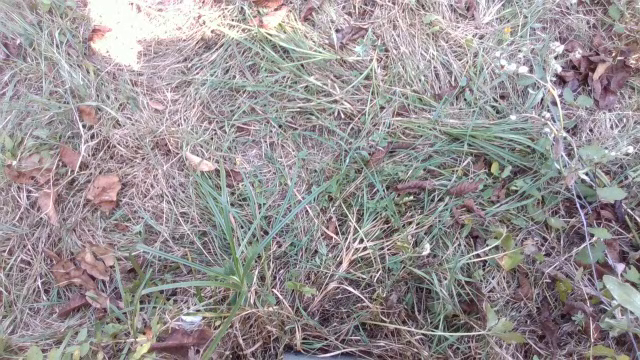
#> input picture frame 167 of video/ruche03_frelon_lores.mp4, 640 x 360 px
$ python filter_1.py
#> lines starting #> are read from the running program, lines starting #| are printed output that depends on the picture
import cv2
import numpy as np

input_video = "/home/louis/Documents/3A/Outils_imagerie/TD/hornets/video/ruche03_frelon_lores.mp4"

# video Inference


def vid_inf(vid_path):
    # Create a VideoCapture object
    cap = cv2.VideoCapture(vid_path)
    # get the video frames' width and height for proper saving of videos
    frame_width = int(cap.get(3))
    frame_height = int(cap.get(4))
    fps = int(cap.get(cv2.CAP_PROP_FPS))
    frame_size = (frame_width, frame_height)
    fourcc = cv2.VideoWriter_fourcc(*"mp4v")
    output_video = "output_recorded.mp4"

    # create the `VideoWriter()` object
    out = cv2.VideoWriter(output_video, fourcc, 30, frame_size)

    # Create Background Subtractor MOG2 object
    backSub = cv2.createBackgroundSubtractorKNN()

    # Check if camera opened successfully
    if not cap.isOpened():
        print("Error opening video file")
    count = 0
    # Read until video is completed
    while cap.isOpened():
        # Capture frame-by-frame
        ret, frame = cap.read()
#> frame is the input picture: shape (360, 640, 3); mean B, G, R 147.9, 145.6, 151.8

        if ret:
            # frame = cv2.resize(frame, (640, 360))

            gray = cv2.cvtColor(frame, cv2.COLOR_BGR2GRAY)
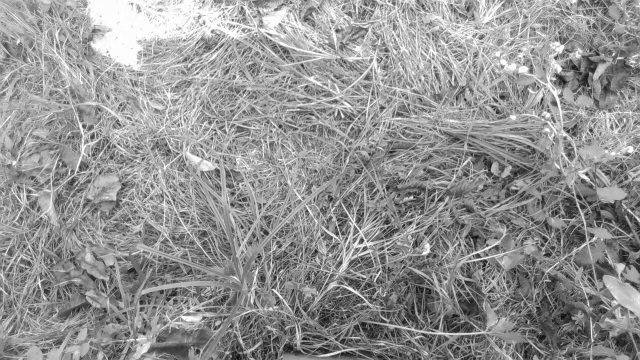
#> gray: shape (360, 640); min 9, max 255, mean 147.7

            gray = cv2.normalize(gray, None, alpha=0, beta=255, norm_type=cv2.NORM_MINMAX)

            # brightness = 10
            # # Adjusts the contrast by scaling the pixel values by 2.3
            # contrast = 2.3
            # frame = cv2.addWeighted(frame, contrast, np.zeros(frame.shape, frame.dtype), 0, brightness)


            # Apply background subtraction
            fg_mask = backSub.apply(gray)
#> fg_mask: shape (360, 640); every value is 255

            # # apply global threshol to remove shadows
            # retval, mask_thresh = cv2.threshold(fg_mask, 180, 255, cv2.THRESH_BINARY)

            mask_thresh = cv2.adaptiveThreshold(fg_mask, 255, cv2.ADAPTIVE_THRESH_GAUSSIAN_C, cv2.THRESH_BINARY, 11, 8)

            # set the kernal
            kernel = cv2.getStructuringElement(cv2.MORPH_ELLIPSE, (3, 3))
            # Apply erosion
            mask_eroded = cv2.morphologyEx(mask_thresh, cv2.MORPH_OPEN, kernel)

            # [10 lines of commented-out code are left out]

            frame_masked = cv2.bitwise_and(frame, frame, mask=cv2.bitwise_not(mask_eroded))
#> frame_masked: shape (360, 640, 3); every value is 0

            # saving the video file
            out.write(frame_masked)

            # Display the resulting frame
            cv2.imshow("Frame_final", frame_masked)

            # Press Q on keyboard to exit
            if cv2.waitKey(30) & 0xFF == ord("q"):
#> (key q is pressed here)
                break
        else:
            break

    # When everything done, release the video capture and writer object
    cap.release()
    out.release()
    # Closes all the frames
    cv2.destroyAllWindows()


vid_inf(input_video)

$ run again, starting later in the video
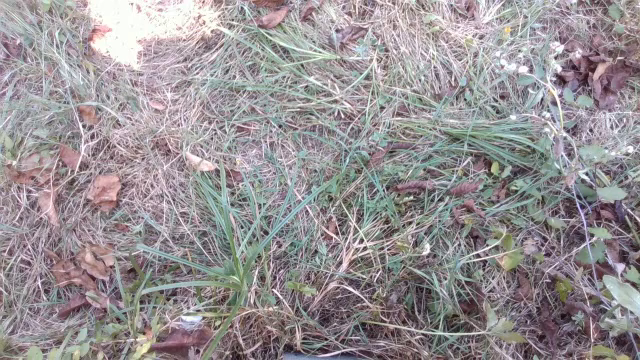
#> input picture frame 751 of video/ruche03_frelon_lores.mp4, 640 x 360 px
#> in vid_inf, frame is the input picture: shape (360, 640, 3); mean B, G, R 147.9, 145.1, 150.7
#> in vid_inf, `gray = cv2.cvtColor(frame, cv2.COLOR_BGR2GRAY)`:
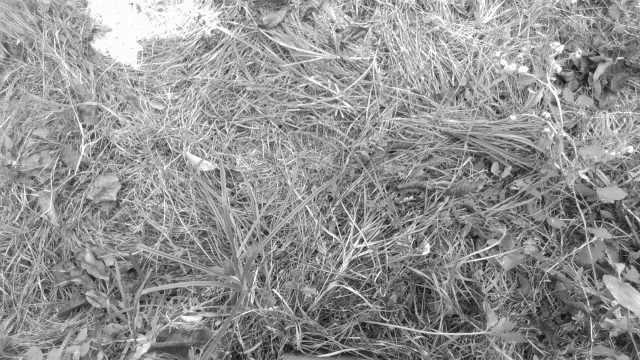
#> gray: shape (360, 640); min 11, max 255, mean 147.1
#> fg_mask: shape (360, 640); every value is 255
#> frame_masked: shape (360, 640, 3); every value is 0

$ run again, starting later in the video
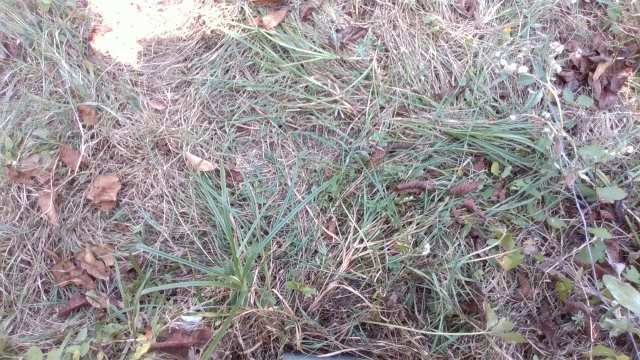
#> input picture frame 1336 of video/ruche03_frelon_lores.mp4, 640 x 360 px
#> in vid_inf, frame is the input picture: shape (360, 640, 3); mean B, G, R 148.6, 146.4, 152.2
#> in vid_inf, `gray = cv2.cvtColor(frame, cv2.COLOR_BGR2GRAY)`:
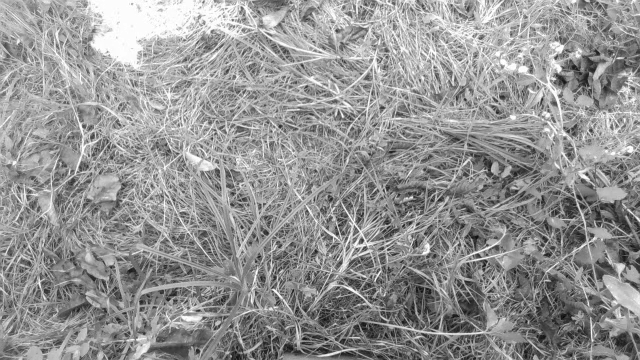
#> gray: shape (360, 640); min 7, max 255, mean 148.3
#> fg_mask: shape (360, 640); every value is 255
#> frame_masked: shape (360, 640, 3); every value is 0
